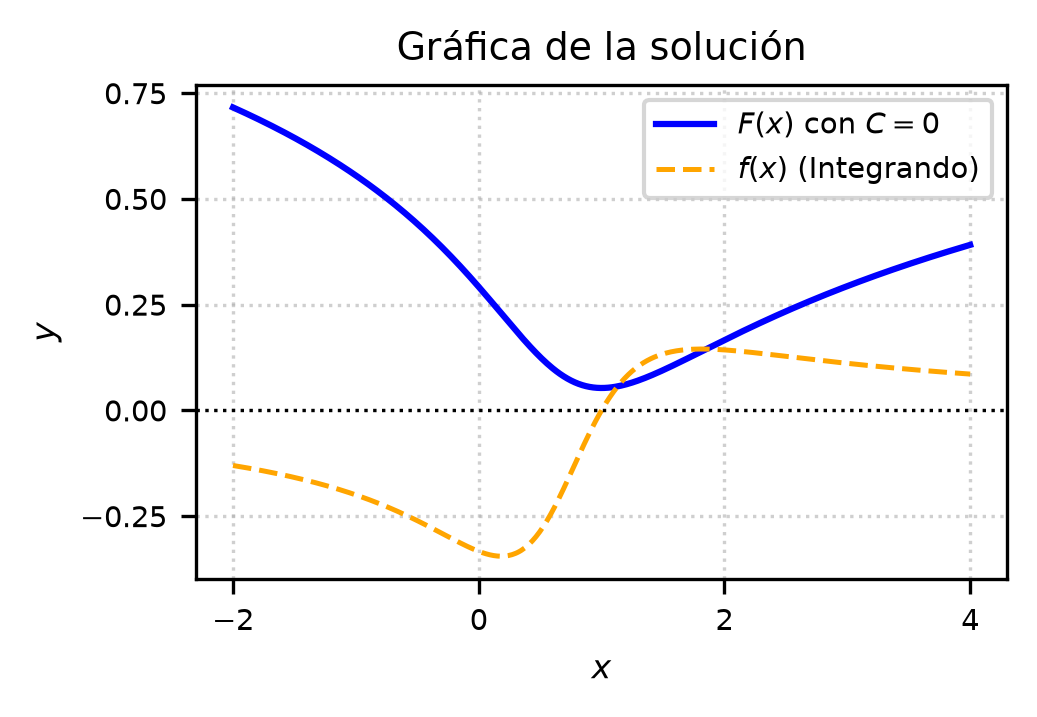

Here is the Python script that generated this plot:
import matplotlib
matplotlib.use('Agg')
import numpy as np
import matplotlib.pyplot as plt

# Definición de la función integrando y la antiderivada (con C=0)
def integrand(x):
    return (x - 1) / (3*x**2 - 4*x + 3)

def antideriv(x):
    term1 = (1/6) * np.log(3*x**2 - 4*x + 3)
    term2 = (np.sqrt(5)/15) * np.arctan((3*x - 2)/np.sqrt(5))
    return term1 - term2

# Dominio para la gráfica
x = np.linspace(-2, 4, 400)
y_int = integrand(x)
y_ant = antideriv(x)

# Configuración de la figura para IEEE (ancho de una columna aprox.)
plt.figure(figsize=(3.5, 2.5))

plt.plot(x, y_ant, label=r'$F(x)$ con $C=0$', color='blue', linewidth=1.5)
plt.plot(x, y_int, label=r'$f(x)$ (Integrando)', color='orange', linestyle='--', linewidth=1.2)

plt.axhline(0, color='black', linewidth=0.8, linestyle=':')
plt.title('Gráfica de la solución', fontsize=9)
plt.xlabel('$x$', fontsize=8)
plt.ylabel('$y$', fontsize=8)
plt.legend(fontsize=7)
plt.grid(True, linestyle=':', alpha=0.6)
plt.xticks(fontsize=7)
plt.yticks(fontsize=7)

plt.tight_layout()

plt.savefig(r'semana_03/graficas/SEM03_P02_grafica.png', dpi=300, bbox_inches='tight')
plt.close()
